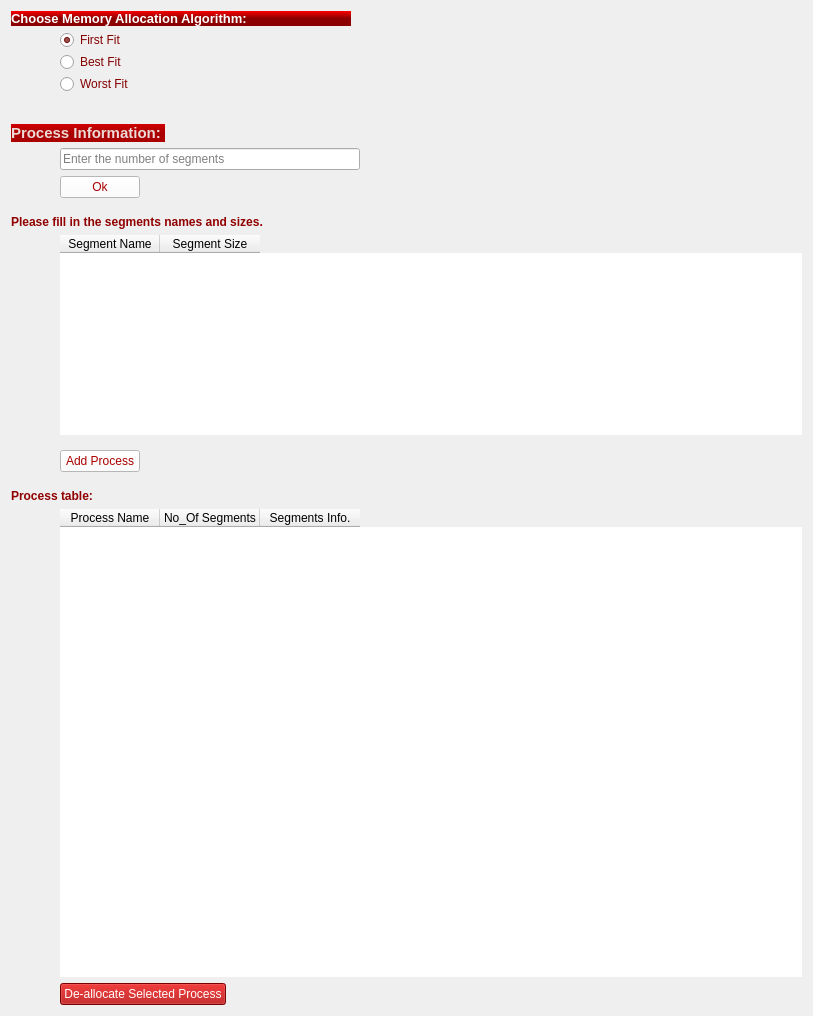
                <widget class="QWidget" name="scrollAreaWidgetContents_7">
                 <property name="geometry">
                  <rect>
                   <x>0</x>
                   <y>0</y>
                   <width>813</width>
                   <height>1016</height>
                  </rect>
                 </property>
                 <layout class="QGridLayout" name="gridLayout_11">
                  <item row="4" column="1">
                   <widget class="QRadioButton" name="best_fit">
                    <property name="sizePolicy">
                     <sizepolicy hsizetype="Minimum" vsizetype="Minimum">
                      <horstretch>50</horstretch>
                      <verstretch>50</verstretch>
                     </sizepolicy>
                    </property>
                    <property name="maximumSize">
                     <size>
                      <width>16777215</width>
                      <height>16</height>
                     </size>
                    </property>
                    <property name="toolTip">
                     <string>&lt;html&gt;&lt;head/&gt;&lt;body&gt;&lt;p&gt;&lt;span style=&quot; font-size:9pt; color:#585858;&quot;&gt;Best Fit&lt;/span&gt;&lt;/p&gt;&lt;/body&gt;&lt;/html&gt;</string>
                    </property>
                    <property name="styleSheet">
                     <string notr="true">color: rgb(131, 0, 0);
	font: 75  11pt bold &quot;Perpetua Titling MT&quot;;

</string>
                    </property>
                    <property name="text">
                     <string>Best Fit</string>
                    </property>
                    <property name="checked">
                     <bool>false</bool>
                    </property>
                   </widget>
                  </item>
                  <item row="14" column="0">
                   <widget class="Line" name="line_9">
                    <property name="sizePolicy">
                     <sizepolicy hsizetype="Expanding" vsizetype="Fixed">
                      <horstretch>0</horstretch>
                      <verstretch>0</verstretch>
                     </sizepolicy>
                    </property>
                    <property name="minimumSize">
                     <size>
                      <width>25</width>
                      <height>0</height>
                     </size>
                    </property>
                    <property name="lineWidth">
                     <number>0</number>
                    </property>
                    <property name="orientation">
                     <enum>Qt::Horizontal</enum>
                    </property>
                   </widget>
                  </item>
                  <item row="2" column="0" colspan="2">
                   <widget class="QLabel" name="label">
                    <property name="sizePolicy">
                     <sizepolicy hsizetype="Preferred" vsizetype="Fixed">
                      <horstretch>0</horstretch>
                      <verstretch>0</verstretch>
                     </sizepolicy>
                    </property>
                    <property name="maximumSize">
                     <size>
                      <width>340</width>
                      <height>16777215</height>
                     </size>
                    </property>
                    <property name="font">
                     <font>
                      <pointsize>12</pointsize>
                      <weight>75</weight>
                      <bold>true</bold>
                     </font>
                    </property>
                    <property name="styleSheet">
                     <string notr="true">color: rgb(255, 251, 252);
 background-color: QLinearGradient(x1:0, y1:0, x2:0, y2:1, stop:0  rgb(250, 0, 0), stop: 0.5 rgb(140, 0, 0));</string>
                    </property>
                    <property name="text">
                     <string>&lt;html&gt;&lt;head/&gt;&lt;body&gt;&lt;p&gt;&lt;span style=&quot; font-size:10pt; color:#ffffff;&quot;&gt;Choose Memory Allocation Algorithm:&lt;/span&gt;&lt;/p&gt;&lt;/body&gt;&lt;/html&gt;</string>
                    </property>
                    <property name="textFormat">
                     <enum>Qt::RichText</enum>
                    </property>
                   </widget>
                  </item>
                  <item row="10" column="2">
                   <widget class="Line" name="line_8">
                    <property name="sizePolicy">
                     <sizepolicy hsizetype="Expanding" vsizetype="Fixed">
                      <horstretch>0</horstretch>
                      <verstretch>0</verstretch>
                     </sizepolicy>
                    </property>
                    <property name="minimumSize">
                     <size>
                      <width>230</width>
                      <height>0</height>
                     </size>
                    </property>
                    <property name="lineWidth">
                     <number>0</number>
                    </property>
                    <property name="orientation">
                     <enum>Qt::Horizontal</enum>
                    </property>
                   </widget>
                  </item>
                  <item row="19" column="0" colspan="2">
                   <widget class="QLabel" name="label_7">
                    <property name="sizePolicy">
                     <sizepolicy hsizetype="Expanding" vsizetype="Fixed">
                      <horstretch>0</horstretch>
                      <verstretch>0</verstretch>
                     </sizepolicy>
                    </property>
                    <property name="minimumSize">
                     <size>
                      <width>0</width>
                      <height>0</height>
                     </size>
                    </property>
                    <property name="font">
                     <font>
                      <pointsize>12</pointsize>
                      <weight>75</weight>
                      <bold>true</bold>
                     </font>
                    </property>
                    <property name="styleSheet">
                     <string notr="true"/>
                    </property>
                    <property name="text">
                     <string>&lt;html&gt;&lt;head/&gt;&lt;body&gt;&lt;p&gt;&lt;span style=&quot; font-size:9pt; color:#910000;&quot;&gt;Process table: &lt;/span&gt;&lt;/p&gt;&lt;/body&gt;&lt;/html&gt;</string>
                    </property>
                    <property name="textFormat">
                     <enum>Qt::RichText</enum>
                    </property>
                   </widget>
                  </item>
                  <item row="11" column="0">
                   <widget class="Line" name="line_18">
                    <property name="sizePolicy">
                     <sizepolicy hsizetype="Preferred" vsizetype="Fixed">
                      <horstretch>0</horstretch>
                      <verstretch>0</verstretch>
                     </sizepolicy>
                    </property>
                    <property name="minimumSize">
                     <size>
                      <width>0</width>
                      <height>5</height>
                     </size>
                    </property>
                    <property name="styleSheet">
                     <string notr="true">border:none;</string>
                    </property>
                    <property name="orientation">
                     <enum>Qt::Vertical</enum>
                    </property>
                   </widget>
                  </item>
                  <item row="8" column="1">
                   <widget class="QLineEdit" name="no_of_segments">
                    <property name="sizePolicy">
                     <sizepolicy hsizetype="Expanding" vsizetype="Fixed">
                      <horstretch>0</horstretch>
                      <verstretch>0</verstretch>
                     </sizepolicy>
                    </property>
                    <property name="maximumSize">
                     <size>
                      <width>300</width>
                      <height>16777215</height>
                     </size>
                    </property>
                    <property name="toolTip">
                     <string>&lt;html&gt;&lt;head/&gt;&lt;body&gt;&lt;p&gt;&lt;span style=&quot; color:#4f4f4f;&quot;&gt;Number of segments&lt;/span&gt;&lt;/p&gt;&lt;/body&gt;&lt;/html&gt;</string>
                    </property>
                    <property name="styleSheet">
                     <string notr="true">
QLineEdit
{
font: 75  9pt &quot;MS Shell Dlg 2&quot;;

border-color: rgb(112, 0, 0);
	color: rgb(0, 0, 0);

}</string>
                    </property>
                    <property name="text">
                     <string/>
                    </property>
                    <property name="placeholderText">
                     <string>Enter the number of segments</string>
                    </property>
                   </widget>
                  </item>
                  <item row="5" column="1">
                   <widget class="QRadioButton" name="worst_fit">
                    <property name="sizePolicy">
                     <sizepolicy hsizetype="Fixed" vsizetype="Fixed">
                      <horstretch>0</horstretch>
                      <verstretch>0</verstretch>
                     </sizepolicy>
                    </property>
                    <property name="maximumSize">
                     <size>
                      <width>16777215</width>
                      <height>16</height>
                     </size>
                    </property>
                    <property name="toolTip">
                     <string>&lt;html&gt;&lt;head/&gt;&lt;body&gt;&lt;p&gt;&lt;span style=&quot; font-size:9pt; color:#585858;&quot;&gt;Worst Fit&lt;/span&gt;&lt;/p&gt;&lt;/body&gt;&lt;/html&gt;</string>
                    </property>
                    <property name="styleSheet">
                     <string notr="true">color: rgb(131, 0, 0);
	font: 75  11pt bold &quot;Perpetua Titling MT&quot;;

</string>
                    </property>
                    <property name="text">
                     <string>Worst Fit</string>
                    </property>
                    <property name="checked">
                     <bool>false</bool>
                    </property>
                   </widget>
                  </item>
                  <item row="6" column="1">
                   <widget class="Line" name="line_17">
                    <property name="sizePolicy">
                     <sizepolicy hsizetype="Preferred" vsizetype="Fixed">
                      <horstretch>0</horstretch>
                      <verstretch>0</verstretch>
                     </sizepolicy>
                    </property>
                    <property name="minimumSize">
                     <size>
                      <width>0</width>
                      <height>20</height>
                     </size>
                    </property>
                    <property name="styleSheet">
                     <string notr="true">border:none;</string>
                    </property>
                    <property name="orientation">
                     <enum>Qt::Vertical</enum>
                    </property>
                   </widget>
                  </item>
                  <item row="16" column="1">
                   <widget class="QPushButton" name="add_process">
                    <property name="enabled">
                     <bool>true</bool>
                    </property>
                    <property name="sizePolicy">
                     <sizepolicy hsizetype="Fixed" vsizetype="Fixed">
                      <horstretch>0</horstretch>
                      <verstretch>0</verstretch>
                     </sizepolicy>
                    </property>
                    <property name="toolTip">
                     <string>&lt;html&gt;&lt;head/&gt;&lt;body&gt;&lt;p&gt;Add Process&lt;/p&gt;&lt;/body&gt;&lt;/html&gt;</string>
                    </property>
                    <property name="styleSheet">
                     <string notr="true">QPushButton::hover

{
	border-color: rgb(255, 0, 0);


}

QPushButton{
	
	font: 75  11pt bold &quot;Perpetua Titling MT&quot;;
	color: rgb(170, 0, 0);
	background-color: rgb(255, 255, 255);


}

QPushButton:pressed
{
	color: rgb(255, 255, 255);
    background-color: QLinearGradient( x1: 0, y1: 0, x2: 0, y2: 1, stop: 0 #2d2d2d, stop: 0.1 #2b2b2b, stop: 0.5 #292929, stop: 0.9 #282828, stop: 1 #252525);
}
QPushButton:disabled
{
  border: 1px solid #999999;
  background-color: #cccccc;
  color: #666666;
}</string>
                    </property>
                    <property name="text">
                     <string>Add Process</string>
                    </property>
                   </widget>
                  </item>
                  <item row="12" column="0" colspan="2">
                   <widget class="QLabel" name="label_6">
                    <property name="sizePolicy">
                     <sizepolicy hsizetype="MinimumExpanding" vsizetype="Fixed">
                      <horstretch>0</horstretch>
                      <verstretch>0</verstretch>
                     </sizepolicy>
                    </property>
                    <property name="minimumSize">
                     <size>
                      <width>0</width>
                      <height>0</height>
                     </size>
                    </property>
                    <property name="font">
                     <font>
                      <pointsize>12</pointsize>
                      <weight>75</weight>
                      <bold>true</bold>
                     </font>
                    </property>
                    <property name="styleSheet">
                     <string notr="true"/>
                    </property>
                    <property name="text">
                     <string>&lt;html&gt;&lt;head/&gt;&lt;body&gt;&lt;p&gt;&lt;span style=&quot; font-size:9pt; color:#910000;&quot;&gt;Please fill in the segments names and sizes.&lt;/span&gt;&lt;/p&gt;&lt;/body&gt;&lt;/html&gt;</string>
                    </property>
                    <property name="textFormat">
                     <enum>Qt::RichText</enum>
                    </property>
                   </widget>
                  </item>
                  <item row="18" column="1">
                   <widget class="Line" name="line_22">
                    <property name="sizePolicy">
                     <sizepolicy hsizetype="Preferred" vsizetype="Fixed">
                      <horstretch>0</horstretch>
                      <verstretch>0</verstretch>
                     </sizepolicy>
                    </property>
                    <property name="minimumSize">
                     <size>
                      <width>0</width>
                      <height>5</height>
                     </size>
                    </property>
                    <property name="styleSheet">
                     <string notr="true">border:none;</string>
                    </property>
                    <property name="orientation">
                     <enum>Qt::Vertical</enum>
                    </property>
                   </widget>
                  </item>
                  <item row="10" column="3">
                   <widget class="Line" name="line_21">
                    <property name="sizePolicy">
                     <sizepolicy hsizetype="Preferred" vsizetype="Fixed">
                      <horstretch>0</horstretch>
                      <verstretch>0</verstretch>
                     </sizepolicy>
                    </property>
                    <property name="minimumSize">
                     <size>
                      <width>200</width>
                      <height>20</height>
                     </size>
                    </property>
                    <property name="styleSheet">
                     <string notr="true">border:none;</string>
                    </property>
                    <property name="orientation">
                     <enum>Qt::Vertical</enum>
                    </property>
                   </widget>
                  </item>
                  <item row="7" column="0" colspan="2">
                   <widget class="QLabel" name="label_32">
                    <property name="sizePolicy">
                     <sizepolicy hsizetype="Fixed" vsizetype="Fixed">
                      <horstretch>0</horstretch>
                      <verstretch>0</verstretch>
                     </sizepolicy>
                    </property>
                    <property name="font">
                     <font>
                      <pointsize>12</pointsize>
                      <weight>75</weight>
                      <bold>true</bold>
                     </font>
                    </property>
                    <property name="styleSheet">
                     <string notr="true"> background-color: QLinearGradient(x1:0, y1:0, x2:0, y2:1, stop:0  rgb(208, 0, 0), stop: 0.5 rgb(170, 0, 0));</string>
                    </property>
                    <property name="text">
                     <string>&lt;html&gt;&lt;head/&gt;&lt;body&gt;&lt;p align=&quot;center&quot;&gt;&lt;span style=&quot; font-size:11pt; color:#ecdbd8;&quot;&gt;Process Information:  &lt;/span&gt;&lt;/p&gt;&lt;/body&gt;&lt;/html&gt;</string>
                    </property>
                    <property name="textFormat">
                     <enum>Qt::RichText</enum>
                    </property>
                   </widget>
                  </item>
                  <item row="21" column="1">
                   <widget class="QPushButton" name="delete_process">
                    <property name="enabled">
                     <bool>true</bool>
                    </property>
                    <property name="sizePolicy">
                     <sizepolicy hsizetype="Fixed" vsizetype="Fixed">
                      <horstretch>0</horstretch>
                      <verstretch>0</verstretch>
                     </sizepolicy>
                    </property>
                    <property name="toolTip">
                     <string>&lt;html&gt;&lt;head/&gt;&lt;body&gt;&lt;p&gt;De-allocate Selected Process&lt;/p&gt;&lt;/body&gt;&lt;/html&gt;</string>
                    </property>
                    <property name="styleSheet">
                     <string notr="true">QPushButton::hover

{
	border-color: rgb(255, 255, 255);
	background-color: rgb(255, 0, 0);
}

QPushButton{
	
	font: 75  11pt bold &quot;Perpetua Titling MT&quot;;

	color: rgb(255, 255, 255);
	background-color: rgb(170, 0, 0);


}

QPushButton:pressed
{
    background-color: QLinearGradient( x1: 0, y1: 0, x2: 0, y2: 1, stop: 0 #2d2d2d, stop: 0.1 #2b2b2b, stop: 0.5 #292929, stop: 0.9 #282828, stop: 1 #252525);
}
QPushButton:disabled
{
  border: 1px solid #999999;
  background-color: #cccccc;
  color: #666666;
}</string>
                    </property>
                    <property name="text">
                     <string>De-allocate Selected Process</string>
                    </property>
                   </widget>
                  </item>
                  <item row="13" column="0">
                   <widget class="Line" name="line_10">
                    <property name="lineWidth">
                     <number>0</number>
                    </property>
                    <property name="orientation">
                     <enum>Qt::Vertical</enum>
                    </property>
                   </widget>
                  </item>
                  <item row="10" column="1">
                   <widget class="QPushButton" name="ok">
                    <property name="enabled">
                     <bool>true</bool>
                    </property>
                    <property name="sizePolicy">
                     <sizepolicy hsizetype="Fixed" vsizetype="Fixed">
                      <horstretch>0</horstretch>
                      <verstretch>0</verstretch>
                     </sizepolicy>
                    </property>
                    <property name="toolTip">
                     <string>&lt;html&gt;&lt;head/&gt;&lt;body&gt;&lt;p&gt;Ok&lt;/p&gt;&lt;/body&gt;&lt;/html&gt;</string>
                    </property>
                    <property name="styleSheet">
                     <string notr="true">QPushButton::hover

{
	border-color: rgb(255, 0, 0);


}

QPushButton{
	
	font: 75  11pt bold &quot;Perpetua Titling MT&quot;;
	color: rgb(170, 0, 0);
	background-color: rgb(255, 255, 255);


}

QPushButton:pressed
{
	color: rgb(255, 255, 255);
    background-color: QLinearGradient( x1: 0, y1: 0, x2: 0, y2: 1, stop: 0 #2d2d2d, stop: 0.1 #2b2b2b, stop: 0.5 #292929, stop: 0.9 #282828, stop: 1 #252525);
}
QPushButton:disabled
{
  border: 1px solid #999999;
  background-color: #cccccc;
  color: #666666;
}
</string>
                    </property>
                    <property name="text">
                     <string>Ok</string>
                    </property>
                   </widget>
                  </item>
                  <item row="3" column="1" colspan="3">
                   <widget class="QRadioButton" name="first_fit">
                    <property name="sizePolicy">
                     <sizepolicy hsizetype="Fixed" vsizetype="Minimum">
                      <horstretch>0</horstretch>
                      <verstretch>0</verstretch>
                     </sizepolicy>
                    </property>
                    <property name="maximumSize">
                     <size>
                      <width>16777215</width>
                      <height>16</height>
                     </size>
                    </property>
                    <property name="toolTip">
                     <string>&lt;html&gt;&lt;head/&gt;&lt;body&gt;&lt;p&gt;&lt;span style=&quot; font-size:9pt; color:#585858;&quot;&gt;First Fit&lt;/span&gt;&lt;/p&gt;&lt;/body&gt;&lt;/html&gt;</string>
                    </property>
                    <property name="styleSheet">
                     <string notr="true">color: rgb(131, 0, 0);
	font: 75  11pt bold &quot;Perpetua Titling MT&quot;;

</string>
                    </property>
                    <property name="text">
                     <string>First Fit</string>
                    </property>
                    <property name="checked">
                     <bool>true</bool>
                    </property>
                   </widget>
                  </item>
                  <item row="20" column="1" colspan="3">
                   <widget class="QTableWidget" name="process_table">
                    <property name="sizePolicy">
                     <sizepolicy hsizetype="Expanding" vsizetype="Preferred">
                      <horstretch>0</horstretch>
                      <verstretch>0</verstretch>
                     </sizepolicy>
                    </property>
                    <property name="maximumSize">
                     <size>
                      <width>16777215</width>
                      <height>16777215</height>
                     </size>
                    </property>
                    <property name="toolTip">
                     <string>&lt;html&gt;&lt;head/&gt;&lt;body&gt;&lt;p&gt;Process name&lt;/p&gt;&lt;p&gt;No_Of Segments&lt;/p&gt;&lt;p&gt;Segments information&lt;/p&gt;&lt;/body&gt;&lt;/html&gt;</string>
                    </property>
                    <property name="styleSheet">
                     <string notr="true">QTableWidge::hover

{

	background-color: rgb(255, 0, 0);
}

QTableWidget::item::hover

{

	background-color: rgb(255, 255, 255);
	color: rgb(0, 0, 0);

}
QTableWidget::item::selected

{

	background-color: rgb(0, 0, 0);
	color: rgb(255, 255, 255);
	
}
QTableWidget{
		font: 75 12pt bold &quot;Perpetua Titling MT&quot;;

	color: rgb(0, 0, 0);

	border: none;
}

</string>
                    </property>
                    <property name="frameShape">
                     <enum>QFrame::Box</enum>
                    </property>
                    <property name="lineWidth">
                     <number>2</number>
                    </property>
                    <property name="horizontalScrollBarPolicy">
                     <enum>Qt::ScrollBarAsNeeded</enum>
                    </property>
                    <property name="sizeAdjustPolicy">
                     <enum>QAbstractScrollArea::AdjustToContents</enum>
                    </property>
                    <property name="autoScrollMargin">
                     <number>16</number>
                    </property>
                    <property name="editTriggers">
                     <set>QAbstractItemView::SelectedClicked</set>
                    </property>
                    <property name="verticalScrollMode">
                     <enum>QAbstractItemView::ScrollPerPixel</enum>
                    </property>
                    <property name="gridStyle">
                     <enum>Qt::SolidLine</enum>
                    </property>
                    <property name="sortingEnabled">
                     <bool>false</bool>
                    </property>
                    <attribute name="verticalHeaderVisible">
                     <bool>false</bool>
                    </attribute>
                    <attribute name="verticalHeaderDefaultSectionSize">
                     <number>30</number>
                    </attribute>
                    <column>
                     <property name="text">
                      <string>Process Name</string>
                     </property>
                    </column>
                    <column>
                     <property name="text">
                      <string>No_Of Segments</string>
                     </property>
                    </column>
                    <column>
                     <property name="text">
                      <string>Segments Info.</string>
                     </property>
                    </column>
                   </widget>
                  </item>
                  <item row="13" column="1" colspan="3">
                   <widget class="QTableWidget" name="segments_table">
                    <property name="sizePolicy">
                     <sizepolicy hsizetype="Expanding" vsizetype="Preferred">
                      <horstretch>0</horstretch>
                      <verstretch>0</verstretch>
                     </sizepolicy>
                    </property>
                    <property name="minimumSize">
                     <size>
                      <width>0</width>
                      <height>200</height>
                     </size>
                    </property>
                    <property name="maximumSize">
                     <size>
                      <width>16777215</width>
                      <height>200</height>
                     </size>
                    </property>
                    <property name="baseSize">
                     <size>
                      <width>500</width>
                      <height>200</height>
                     </size>
                    </property>
                    <property name="toolTip">
                     <string>&lt;html&gt;&lt;head/&gt;&lt;body&gt;&lt;p&gt;Segment name&lt;/p&gt;&lt;p&gt;Segment size&lt;/p&gt;&lt;/body&gt;&lt;/html&gt;</string>
                    </property>
                    <property name="styleSheet">
                     <string notr="true">QTableWidge::hover

{

	background-color: rgb(255, 0, 0);
}

QTableWidget::item::hover

{

	background-color: rgb(255, 255, 255);
	color: rgb(0, 0, 0);

}
QTableWidget::item::selected

{
background-color: none;

	color: rgb(0, 0, 0);
	border-color: rgb(0, 0, 0);

}
QTableWidget{
		font: 75 12pt bold &quot;Perpetua Titling MT&quot;;

	color: rgb(0, 0, 0);
	border: none;

}

</string>
                    </property>
                    <property name="frameShape">
                     <enum>QFrame::Panel</enum>
                    </property>
                    <property name="frameShadow">
                     <enum>QFrame::Plain</enum>
                    </property>
                    <property name="lineWidth">
                     <number>1</number>
                    </property>
                    <property name="midLineWidth">
                     <number>0</number>
                    </property>
                    <property name="sizeAdjustPolicy">
                     <enum>QAbstractScrollArea::AdjustToContents</enum>
                    </property>
                    <property name="autoScroll">
                     <bool>true</bool>
                    </property>
                    <property name="autoScrollMargin">
                     <number>16</number>
                    </property>
                    <property name="editTriggers">
                     <set>QAbstractItemView::AllEditTriggers</set>
                    </property>
                    <property name="dragEnabled">
                     <bool>true</bool>
                    </property>
                    <property name="verticalScrollMode">
                     <enum>QAbstractItemView::ScrollPerPixel</enum>
                    </property>
                    <property name="gridStyle">
                     <enum>Qt::SolidLine</enum>
                    </property>
                    <property name="cornerButtonEnabled">
                     <bool>false</bool>
                    </property>
                    <attribute name="verticalHeaderVisible">
                     <bool>false</bool>
                    </attribute>
                    <attribute name="verticalHeaderCascadingSectionResizes">
                     <bool>false</bool>
                    </attribute>
                    <attribute name="verticalHeaderDefaultSectionSize">
                     <number>30</number>
                    </attribute>
                    <attribute name="verticalHeaderHighlightSections">
                     <bool>true</bool>
                    </attribute>
                    <column>
                     <property name="text">
                      <string>Segment Name</string>
                     </property>
                    </column>
                    <column>
                     <property name="text">
                      <string>Segment Size</string>
                     </property>
                    </column>
                   </widget>
                  </item>
                 </layout>
                </widget>
